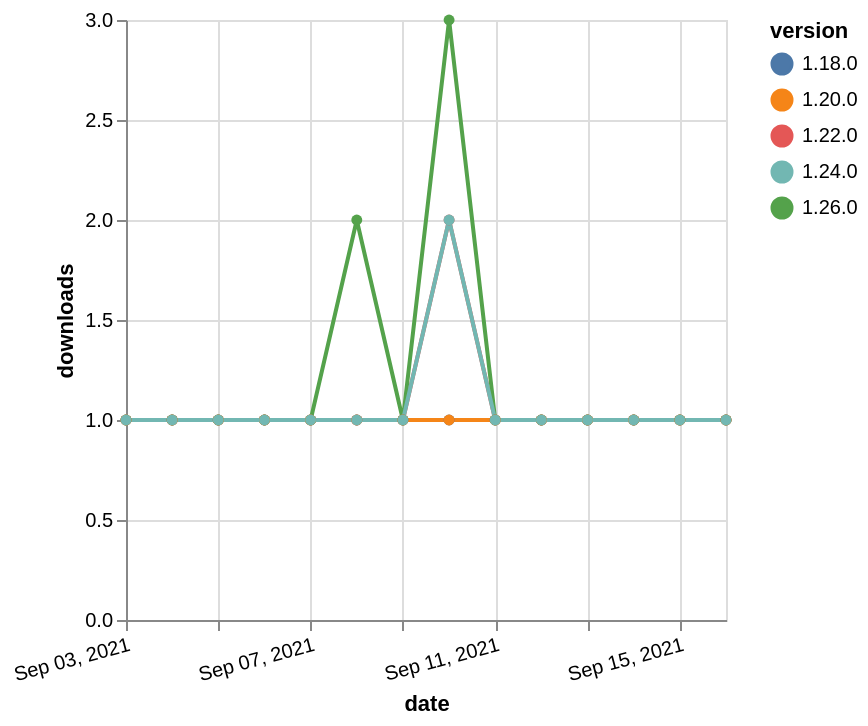

Here is the Vega-Lite specification saved for this chart:
### Vega-Lite specification from a JSON file in a GitHub repository (floating-point values rounded to 4 significant figures)
{"$schema": "https://vega.github.io/schema/vega-lite/v5.json", "description": "A simple bar chart with embedded data.", "data": {"values": [{"date": "2021-09-03", "total": 227, "delta": 1, "version": "1.18.0"}, {"date": "2021-09-04", "total": 228, "delta": 1, "version": "1.18.0"}, {"date": "2021-09-05", "total": 229, "delta": 1, "version": "1.18.0"}, {"date": "2021-09-06", "total": 230, "delta": 1, "version": "1.18.0"}, {"date": "2021-09-07", "total": 231, "delta": 1, "version": "1.18.0"}, {"date": "2021-09-08", "total": 232, "delta": 1, "version": "1.18.0"}, {"date": "2021-09-09", "total": 233, "delta": 1, "version": "1.18.0"}, {"date": "2021-09-10", "total": 234, "delta": 1, "version": "1.18.0"}, {"date": "2021-09-11", "total": 235, "delta": 1, "version": "1.18.0"}, {"date": "2021-09-12", "total": 236, "delta": 1, "version": "1.18.0"}, {"date": "2021-09-13", "total": 237, "delta": 1, "version": "1.18.0"}, {"date": "2021-09-14", "total": 238, "delta": 1, "version": "1.18.0"}, {"date": "2021-09-15", "total": 239, "delta": 1, "version": "1.18.0"}, {"date": "2021-09-16", "total": 240, "delta": 1, "version": "1.18.0"}, {"date": "2021-09-03", "total": 171, "delta": 1, "version": "1.22.0"}, {"date": "2021-09-04", "total": 172, "delta": 1, "version": "1.22.0"}, {"date": "2021-09-05", "total": 173, "delta": 1, "version": "1.22.0"}, {"date": "2021-09-06", "total": 174, "delta": 1, "version": "1.22.0"}, {"date": "2021-09-07", "total": 175, "delta": 1, "version": "1.22.0"}, {"date": "2021-09-08", "total": 176, "delta": 1, "version": "1.22.0"}, {"date": "2021-09-09", "total": 177, "delta": 1, "version": "1.22.0"}, {"date": "2021-09-10", "total": 179, "delta": 2, "version": "1.22.0"}, {"date": "2021-09-11", "total": 180, "delta": 1, "version": "1.22.0"}, {"date": "2021-09-12", "total": 181, "delta": 1, "version": "1.22.0"}, {"date": "2021-09-13", "total": 182, "delta": 1, "version": "1.22.0"}, {"date": "2021-09-14", "total": 183, "delta": 1, "version": "1.22.0"}, {"date": "2021-09-15", "total": 184, "delta": 1, "version": "1.22.0"}, {"date": "2021-09-16", "total": 185, "delta": 1, "version": "1.22.0"}, {"date": "2021-09-03", "total": 157, "delta": 1, "version": "1.26.0"}, {"date": "2021-09-04", "total": 158, "delta": 1, "version": "1.26.0"}, {"date": "2021-09-05", "total": 159, "delta": 1, "version": "1.26.0"}, {"date": "2021-09-06", "total": 160, "delta": 1, "version": "1.26.0"}, {"date": "2021-09-07", "total": 161, "delta": 1, "version": "1.26.0"}, {"date": "2021-09-08", "total": 163, "delta": 2, "version": "1.26.0"}, {"date": "2021-09-09", "total": 164, "delta": 1, "version": "1.26.0"}, {"date": "2021-09-10", "total": 167, "delta": 3, "version": "1.26.0"}, {"date": "2021-09-11", "total": 168, "delta": 1, "version": "1.26.0"}, {"date": "2021-09-12", "total": 169, "delta": 1, "version": "1.26.0"}, {"date": "2021-09-13", "total": 170, "delta": 1, "version": "1.26.0"}, {"date": "2021-09-14", "total": 171, "delta": 1, "version": "1.26.0"}, {"date": "2021-09-15", "total": 172, "delta": 1, "version": "1.26.0"}, {"date": "2021-09-16", "total": 173, "delta": 1, "version": "1.26.0"}, {"date": "2021-09-03", "total": 187, "delta": 1, "version": "1.20.0"}, {"date": "2021-09-04", "total": 188, "delta": 1, "version": "1.20.0"}, {"date": "2021-09-05", "total": 189, "delta": 1, "version": "1.20.0"}, {"date": "2021-09-06", "total": 190, "delta": 1, "version": "1.20.0"}, {"date": "2021-09-07", "total": 191, "delta": 1, "version": "1.20.0"}, {"date": "2021-09-08", "total": 192, "delta": 1, "version": "1.20.0"}, {"date": "2021-09-09", "total": 193, "delta": 1, "version": "1.20.0"}, {"date": "2021-09-10", "total": 194, "delta": 1, "version": "1.20.0"}, {"date": "2021-09-11", "total": 195, "delta": 1, "version": "1.20.0"}, {"date": "2021-09-12", "total": 196, "delta": 1, "version": "1.20.0"}, {"date": "2021-09-13", "total": 197, "delta": 1, "version": "1.20.0"}, {"date": "2021-09-14", "total": 198, "delta": 1, "version": "1.20.0"}, {"date": "2021-09-15", "total": 199, "delta": 1, "version": "1.20.0"}, {"date": "2021-09-16", "total": 200, "delta": 1, "version": "1.20.0"}, {"date": "2021-09-03", "total": 147, "delta": 1, "version": "1.24.0"}, {"date": "2021-09-04", "total": 148, "delta": 1, "version": "1.24.0"}, {"date": "2021-09-05", "total": 149, "delta": 1, "version": "1.24.0"}, {"date": "2021-09-06", "total": 150, "delta": 1, "version": "1.24.0"}, {"date": "2021-09-07", "total": 151, "delta": 1, "version": "1.24.0"}, {"date": "2021-09-08", "total": 152, "delta": 1, "version": "1.24.0"}, {"date": "2021-09-09", "total": 153, "delta": 1, "version": "1.24.0"}, {"date": "2021-09-10", "total": 155, "delta": 2, "version": "1.24.0"}, {"date": "2021-09-11", "total": 156, "delta": 1, "version": "1.24.0"}, {"date": "2021-09-12", "total": 157, "delta": 1, "version": "1.24.0"}, {"date": "2021-09-13", "total": 158, "delta": 1, "version": "1.24.0"}, {"date": "2021-09-14", "total": 159, "delta": 1, "version": "1.24.0"}, {"date": "2021-09-15", "total": 160, "delta": 1, "version": "1.24.0"}, {"date": "2021-09-16", "total": 161, "delta": 1, "version": "1.24.0"}]}, "width": "container", "mark": {"type": "line", "point": {"filled": true}}, "encoding": {"x": {"field": "date", "type": "temporal", "timeUnit": "yearmonthdate", "title": "date", "axis": {"labelAngle": -15}}, "y": {"field": "delta", "type": "quantitative", "title": "downloads"}, "color": {"field": "version", "type": "nominal"}, "tooltip": {"field": "delta"}}}
